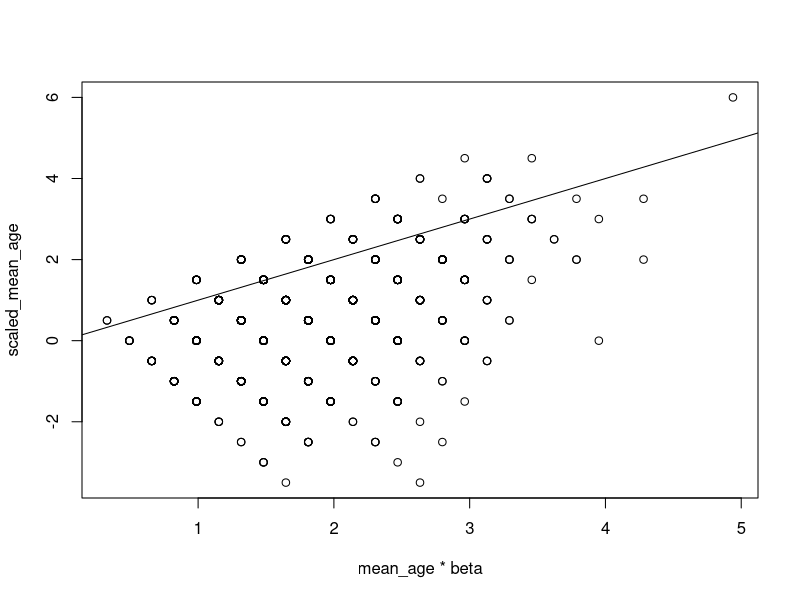

Write R code to recreate this figure. (Note: this script raises an error after producing the figure.)
library(lme4)
n=1000
AFR <- rpois(n,3)+1
repro_lifespans <- rpois(n,3)+1#rgeom(n,0.3)+1
LR <- AFR + repro_lifespans -1


mean_age <- (LR + AFR )/ 2
beta_l <- -1
beta_f <- 2
scaled_mean_age <-(beta_l*LR + beta_f*AFR )/ 2

beta<-(beta_l*var(LR)/var(LR + AFR) + beta_f*var(AFR)/var(LR + AFR)  + 2*beta_l*beta_f*cov(AFR,LR)/var(LR + AFR))

var(mean_age)
var(scaled_mean_age)
cov(mean_age,scaled_mean_age)

1/4*(beta_l*(cov(AFR,LR)+var(LR)) + beta_f*(cov(AFR,LR)+var(AFR)))

(beta_l*(cov(AFR,LR)+var(LR)) + beta_f*(cov(AFR,LR)+var(AFR))) / (4*(var(LR) + var(AFR) + 2*cov(AFR,LR)))

beta <- sqrt(var(scaled_mean_age)/var(mean_age))/2
plot(mean_age*beta,scaled_mean_age);abline(0,1)
  
var(LR)
var(AFR)
cov(AFR,LR)

(beta_l^2*var(LR) + beta_f^2*var(AFR) + 2*beta_l*beta_f*cov(AFR,LR))/4

(var(LR) + var(AFR) + 2*cov(AFR,LR))/4

(beta_l^2*var(LR) + beta_f^2*var(AFR) + 2*beta_l*beta_f*cov(AFR,LR))/(var(LR) + var(AFR) + 2*cov(AFR,LR))
beta_l^2*var(LR)/var(LR + AFR) + beta_f^2*var(AFR)/var(LR + AFR)  + 2*beta_l*beta_f*cov(AFR,LR)/var(LR + AFR)

## maybe its to do with the covariance between mean age and (beta_l*l+beta_f*f)/2

beta_a <- -0.1
beta_l <- 0.2
beta_f <- 0.5

dat<-data.frame(
	id=rep(1:n,repro_lifespans),
	age=c(sapply(1:n, function(x) AFR[x]:LR[x]),recursive=TRUE),
	FR = rep(AFR,repro_lifespans),
	LR = rep(LR,repro_lifespans)
)
dat$y <- dat$age*-0.1 + dat$LR*beta_l + dat$FR*beta_f + rnorm(nrow(dat),0,0.5)
age_bar <- tapply(dat$age,dat$id,mean)
dat$age_bar <- age_bar[match(dat$id,names(age_bar))]
dat$age_dev <- dat$age - dat$age_bar

mod_func <- function(formula) c(coef(lm(formula,dat)),Vr=summary(lm(formula,dat))$sigma^2)
list(
	mod_a = mod_func(y~age),
	mod_l = mod_func(y~age+LR),
	mod_f = mod_func(y~age+FR),
	mod_fl = mod_func(y~age+FR+LR),
	mod_c = mod_func(y~age_dev+age_bar),
	mod_c2 = mod_func(y~age+age_bar)
	)

	mod_fl = mod_func(y~age+FR+LR)

E_beta_ab <-(beta_l*(cov(dat$FR,dat$LR)+var(dat$LR)) + beta_f*(cov(dat$FR,dat$LR)+var(dat$FR))) / (var(dat$LR) + var(dat$FR) + 2*cov(dat$FR,dat$LR))

2* (mod_fl["LR"]*(cov(dat$FR,dat$LR)+var(dat$LR)) + mod_fl["FR"]*(cov(dat$FR,dat$LR)+var(dat$FR))) / (var(dat$LR) + var(dat$FR) + 2*cov(dat$FR,dat$LR))


# var(dat$age_bar)

mod_c[1] + (mod_c[3]-mod_c[2])/2 
(mod_c[3]-mod_c[2])/2 



var(dat$y)
var(dat$LR)
var(dat$FR)
sum(cov(dat[,c("FR","LR")]))

## AFR and LR likely to be correlated? because LR is AFR plus repro lifespan?
 
sqrt(
	(
		(mod_fl["LR"]-mod_fl["age"])^2*var2(dat$LR) + 
		(mod_fl["FR"]-mod_fl["age"])^2*var2(dat$FR) + 
		2*(mod_fl["FR"]-mod_fl["age"])*(mod_fl["LR"]-mod_fl["age"])*cov2(dat$FR,dat$LR)
	)/(
		sum(cov3(dat[,c("FR","LR")]))
	))

sqrt(
	(
		mod_fl["LR"]^2*var2(dat$LR) + 
		mod_fl["FR"]^2*var2(dat$FR) + 
		2*mod_fl["FR"]*mod_fl["LR"]*cov2(dat$FR,dat$LR)
	)/(
		sum(cov3(dat[,c("FR","LR")]))
	))*2 + 



sqrt((mod_fl["LR"]^2*var(dat$LR) + mod_fl["FR"]^2*var(dat$FR) + 2*mod_fl["FR"]*mod_fl["LR"]*cov(dat$FR,dat$LR))/sum(cov(dat[,c("FR","LR")])))

var2 <- function(y) mean((y-mean(y))^2)
cov2 <- function(x,y) mean((x-mean(x))*(y-mean(y)))
cov3 <- function(x) cov(x)*(n-1)/n
